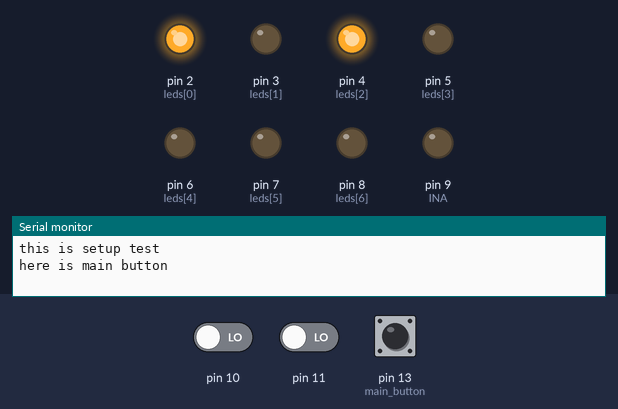
Recording of a sketch running on a simulated Arduino Uno, built with avr-gcc and run on an emulated ATmega328P. Parts: output pins drawn as LEDs (lit = HIGH), the last lines printed to the serial monitor. Inputs (shaded band) come from the test bench; at power-on: pin 13 (main_button) HIGH, pin 10 LOW, pin 11 LOW. Pins used as bus, display or sensor lines are not drawn.

Above: at 1.2 s.
1.3 s: pin 13 (main_button) pulled LOW for 0.15 s
At 2.0 s:
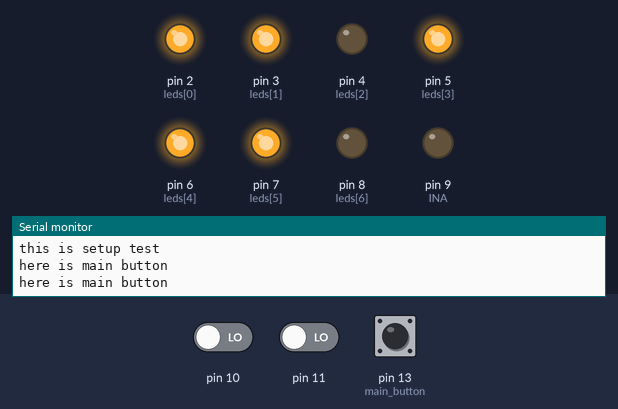
2.9 s: pin 13 (main_button) pulled LOW for 1 s
At 4.7 s:
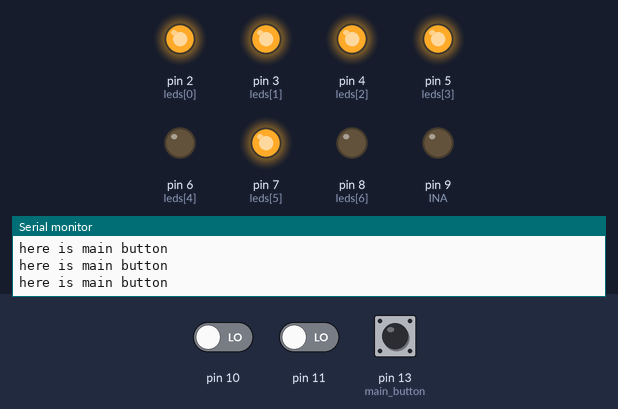
5.4 s: pin 13 (main_button) pulled LOW for 0.15 s
At 6.3 s:
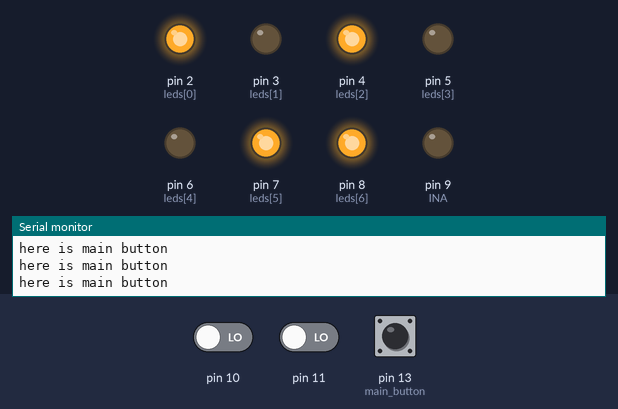
7.0 s: pin 13 (main_button) pulled LOW for 3.2 s
At 8.0 s:
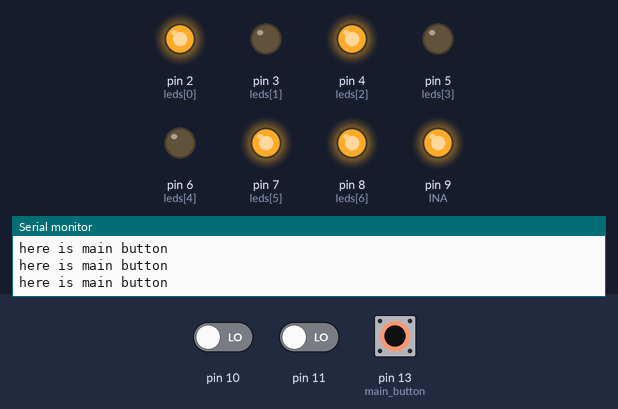
11.8 s: pin 10 driven HIGH and pin 13 (main_button) driven LOW
At 12.9 s:
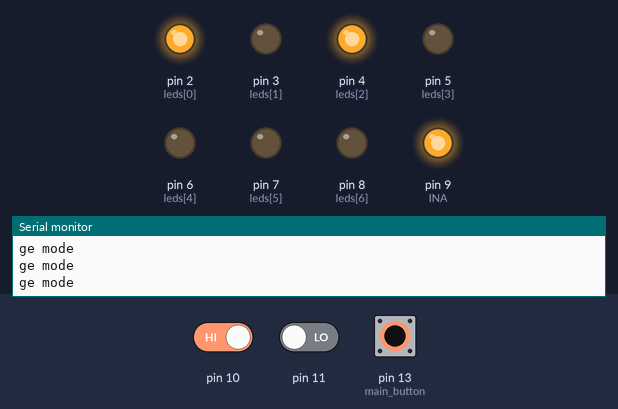
Timing chart, 0 to 14.8 s (numbered marks = the images above; inputs shaded):
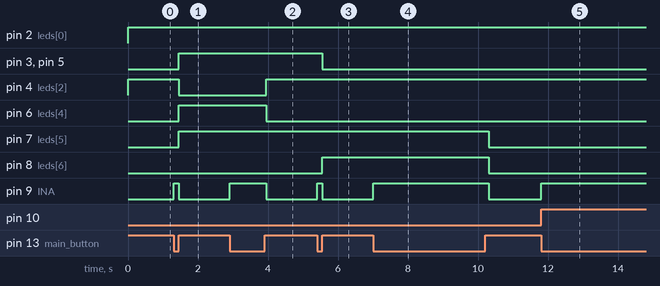

Measured:
- after the input at 1.3 s, pin 3 (leds[1]), pin 5 (leds[3]), pin 6 (leds[4]), pin 7 (leds[5]): LOW → HIGH after 0.15 s; pin 4 (leds[2]): HIGH → LOW after 0.15 s; pin 9 (INA): LOW → HIGH at once, → LOW 0.15 s later
- after the input at 2.9 s, pin 4 (leds[2]): LOW → HIGH after 1.1 s; pin 6 (leds[4]): HIGH → LOW after 1.1 s; pin 9 (INA): LOW → HIGH at once, → LOW 1.1 s later
- after the input at 5.4 s, pin 3 (leds[1]), pin 5 (leds[3]): HIGH → LOW after 0.15 s; pin 8 (leds[6]): LOW → HIGH after 0.15 s; pin 9 (INA): LOW → HIGH at once, → LOW 0.15 s later
- after the input at 7.0 s, pin 7 (leds[5]), pin 8 (leds[6]): HIGH → LOW after 3.3 s; pin 9 (INA): LOW → HIGH at once, → LOW 3.3 s later
- after the input at 11.8 s, pin 9 (INA): LOW → HIGH at once

The sketch:

dice.ino
```cpp
// 0번이랑 1번핀은 상시 켜져있어서 지금 의도랑은 안 될것 같다
/*
 * 가능성이 3가지 정도 있다
 * 1. 4, 5, 6번 버튼 전부 같은 기능?하게 해서 4->5->6->4... 이런식으로 하는 방식으로 하고 팬을 어느 핀에다 연결
 * 2. 4, 5, 6번 버튼 전부 같은 기능으로 하는데, 시나리오에 맞게 작동하도록 할거야... ex) 처음 4->6->5->6->... 반복, 3개 버튼 전부 같은기능... 이건 시나리오에 맞게 흘러가도록 코딩해놓으면 됨<- 발표나 영상 찍기전에 순서 정해주면 됨
 * 3. 4, 5, 6번 버튼 중에 하나 제거 or 다른 버튼이랑 기능 겹치게 하던가... 그런식으로 해서 0번 핀이랑 n번 핀이랑 꽂고 둘 다 high로 해서 정지, n번 핀 low로 해서 작동... ex) 4번은 4번, 5랑 6은 5,6 이렇게 되면 5번만 눌러도 5->6->5->6, 6번만 눌러도 5->6->5->6
*/

int leds[] = {2, 3, 4, 5, 6, 7, 8}; // 지정된 7세그먼트 led 개수
int led_num = 7; // 7세그먼트 led
int button4 = 10; // 4인용 버튼
int button5 = 11; // 5인용 버튼
int button6 = 12; // 6인용 버튼
int main_button = 13; // 택트 스위치 핀번호
int mode = 4; // 현재 LED에 사용 될 유저의 수 모드
int num = 0;  // 현재 LED에 표시되고 있는 숫자
int INA = 9; // 원래 dp꽂는 곳, 근데 dp(점)자체가 필요없어서 뺌
int INB = 0; // 통신, 항상 HIGH상태
// INA랑 INB 둘 다 HIGH로 끄고 INA를 LOW해서 작동

int set_number[10][7] = {  // 각 숫자에 대한 LED 설정 값을 정의.
//{b,a,c,d,e,g,f} 이거는 꽂을 떄 마다 확인해봐야 됨
  {1,1,1,1,1,0,1}, // 0
  {1,0,1,0,0,0,0}, // 1
  {1,1,0,1,1,1,0}, // 2
  {1,1,1,1,0,1,0}, // 3
  {1,0,1,0,0,1,1}, // 4
  {0,1,1,1,0,1,1}, // 5
  {0,1,1,1,1,1,1}, // 6
  {1,1,1,0,0,0,0}, // 7
  {1,1,1,1,1,1,1}, // 8
  {1,1,1,1,0,1,1}, // 9
};
void setup() { // 시작하는 곳

  for (int i = 0 ; i < sizeof(leds) ; i++) {    // 7세그먼트 led에 연결된 핀을 출력으로 설정
    pinMode(leds[i], OUTPUT);
  }
  pinMode(main_button, OUTPUT);
  pinMode(INA, OUTPUT);
  pinMode(INB, OUTPUT);

  Serial.begin(9600);
  Serial.println("this is setup test");
  pinMode(main_button, INPUT_PULLUP);    // 택트 스위치를 input_pullup으로 설정
}
/**
 * @param int btn 버튼의 pin
 *
 * 사용법
 * change_mode(버튼 변수); <- n버튼이 눌렀을 때 n명의 모드가 됨
*/
void change_mode(int btn){
  if(digitalRead(btn) == HIGH){     // 버튼이 한번 눌릴때마다 7세그먼트 숫자가 하나씩 올라감
    mode = btn - 6;
    Serial.println("change mode " + mode);
  }
}

void loop() { // 반복하는 곳


  if(digitalRead(main_button) == HIGH){     // 버튼이 한번 눌릴때마다 7세그먼트 숫자가 하나씩 올라감
    Serial.println("here is main button");
    num ++;
    // fan코드가 들어갈 장소... 어떻게 작동하는지 모름
  }

  if(num > mode) num = 1;
  change_mode(button4);
  change_mode(button5);
//  change_mode(button6); // 주석처리 앞에 슬러시 두개된거는 버튼 하나 더 추가하고.. 버튼이 없으니까 무조건 실행이 됨... == 무조건 6인용됨...

  for (int j = 0 ; j < led_num ; j++) {      // 7 세그먼트 LED 출력
      digitalWrite(leds[j], set_number[num][j]);
  }

  if(digitalRead(main_button) == HIGH){
    digitalWrite(INA, LOW);
    digitalWrite(INB, HIGH);
    // 무한 반복
    while(true){
      if(digitalRead(main_button) == LOW) {
        digitalWrite(INA, HIGH);
        digitalWrite(INB, HIGH);
        break;
      }
    }
  }

  delay(150);
}
```
